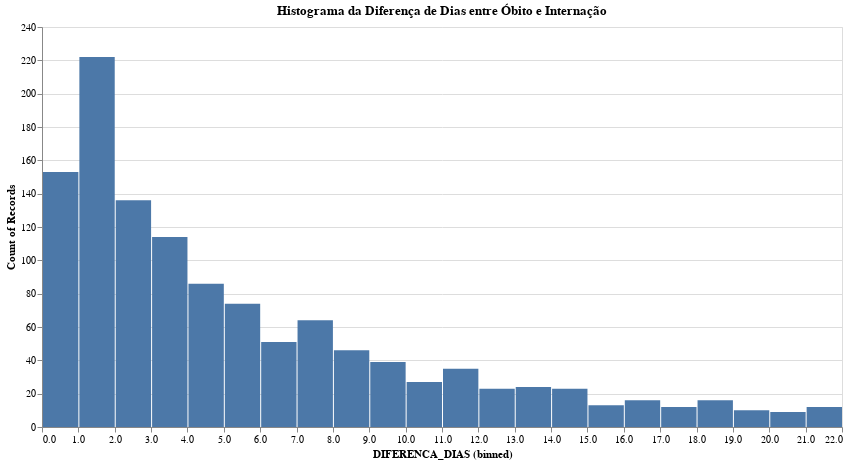

Write notebook code for a chart like this one.
### Markdown cell above
## Diferenca de tempo entre internacao e data de morte

### Code cell
# Convertendo datas
tempo_obito_internacao['DT_OBITO'] = pd.to_datetime(tempo_obito_internacao['DT_OBITO'], errors='coerce')
tempo_obito_internacao['DT_INTERNA'] = pd.to_datetime(tempo_obito_internacao['DT_INTERNA'], errors='coerce')

# Difenreca entre os dias de obito e internacao
tempo_obito_internacao['DIFERENCA_DIAS'] = (tempo_obito_internacao['DT_OBITO'] - tempo_obito_internacao['DT_INTERNA']).dt.days

# Dropando valores com valores nulos
tempo_obito_internacao.dropna(subset=['DIFERENCA_DIAS'], inplace=True)

# Dropando valores negativos(inconsistentes)
tempo_obito_internacao = tempo_obito_internacao[tempo_obito_internacao['DIFERENCA_DIAS'] >= 0]

Q1 = tempo_obito_internacao['DIFERENCA_DIAS'].quantile(0.25)
Q3 = tempo_obito_internacao['DIFERENCA_DIAS'].quantile(0.75)
IQR = Q3 - Q1
lower_bound = Q1 - 1.5 * IQR
upper_bound = Q3 + 1.5 * IQR

# Remove outliers
tempo_obito_internacao = tempo_obito_internacao[
    (tempo_obito_internacao['DIFERENCA_DIAS'] >= lower_bound) &
    (tempo_obito_internacao['DIFERENCA_DIAS'] <= upper_bound)
]

# Grafico de barras
chart = alt.Chart(tempo_obito_internacao).mark_bar().encode(
    alt.X("DIFERENCA_DIAS:Q", bin=alt.Bin(maxbins=25)),
    alt.Y('count()', stack=None),
    tooltip=['count()']
).properties(
    title='Histograma da Diferença de Dias entre Óbito e Internação',
    width=800,
    height=400
)

chart.display()

tempo_obito_internacao = None
gc.collect()

### Figure 1 — Vega-Lite specification as saved in the notebook (floating-point values rounded to 4 significant figures; data arrays with more than 128 entries replaced by an {"elided": "..."} marker saying what was removed)
{"config": {"view": {"continuousWidth": 300, "continuousHeight": 300}}, "data": {"name": "data-38c9bff95cb014313e2fa2168df3ae92"}, "mark": {"type": "bar"}, "encoding": {"tooltip": [{"aggregate": "count", "type": "quantitative"}], "x": {"bin": {"maxbins": 25}, "field": "DIFERENCA_DIAS", "type": "quantitative"}, "y": {"aggregate": "count", "stack": null, "type": "quantitative"}}, "height": 400, "title": "Histograma da Diferença de Dias entre Óbito e Internação", "width": 800, "$schema": "https://vega.github.io/schema/vega-lite/v5.20.1.json", "datasets": {"data-38c9bff95cb014313e2fa2168df3ae92": {"elided": "1205 records"}}}
